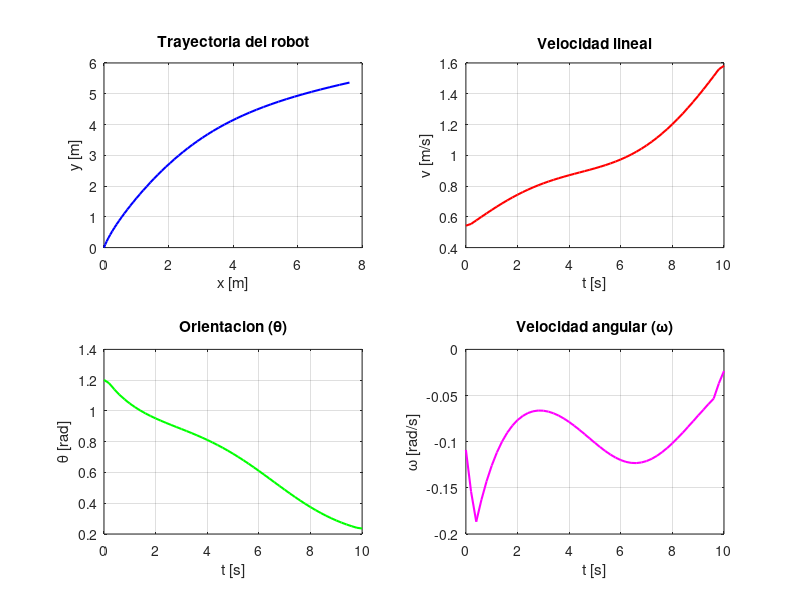

Recreate this plot in MATLAB.
% Cargar los datos del archivo CSV
% El archivo tiene encabezados (t, x, y) en la primera fila,
% se usa csvread y se omite la primera fila (índice 1) y columna 0
tic;

data = csvread('trayectoria_robot.csv', 1, 0);
t = data(:, 1);
x = data(:, 2);
y = data(:, 3);



% Calcular el paso de tiempo h
h = t(2) - t(1);
N = length(t);

% Inicializar vectores para las derivadas
vx = zeros(N, 1);
vy = zeros(N, 1);

% Calcular x_dot e y_dot con diferencias centrales
% Se itera sobre los puntos interiores
for i = 2:N-1
    vx(i) = (x(i+1) - x(i-1)) / (2*h);
    vy(i) = (y(i+1) - y(i-1)) / (2*h);
end

% Aproximación hacia adelante y hacia atrás para los extremos
vx(1) = (x(2) - x(1)) / h;
vy(1) = (y(2) - y(1)) / h;
vx(N) = (x(N) - x(N-1)) / h;
vy(N) = (y(N) - y(N-1)) / h;

% Calcular velocidad lineal (v) y orientación (theta)
v = sqrt(vx.^2 + vy.^2);
theta = atan2(vy, vx);

% Desenvolvimiento angular (unwrap) antes de calcular w para evitar saltos de 2*pi
theta_unwrapped = unwrap(theta);

% Calcular velocidad angular (w) usando diferencias centrales
w = zeros(N, 1);
for i = 2:N-1
    w(i) = (theta_unwrapped(i+1) - theta_unwrapped(i-1)) / (2*h);
end

% Aproximación de los extremos para w
w(1) = (theta_unwrapped(2) - theta_unwrapped(1)) / h;
w(N) = (theta_unwrapped(N) - theta_unwrapped(N-1)) / h;

tiempo_ejecucion = toc;
fprintf('Tiempo de los calculos: %f segundos\n', tiempo_ejecucion);

% Generar las gráficas en una sola ventana de 2x2
figure(1);

% Gráfica de trayectoria (y vs x)
subplot(2,2,1);
plot(x, y, 'b-', 'LineWidth', 1.5);
title('Trayectoria del robot');
xlabel('x [m]'); ylabel('y [m]');
grid on;

% Gráfica de velocidad lineal (v vs t)
subplot(2,2,2);
plot(t, v, 'r-', 'LineWidth', 1.5);
title('Velocidad lineal');
xlabel('t [s]'); ylabel('v [m/s]');
grid on;

% Gráfica de orientación (theta vs t)
subplot(2,2,3);
plot(t, theta_unwrapped, 'g-', 'LineWidth', 1.5);
title('Orientacion (\theta)');
xlabel('t [s]'); ylabel('\theta [rad]');
grid on;

% Gráfica de velocidad angular (w vs t)
subplot(2,2,4);
plot(t, w, 'm-', 'LineWidth', 1.5);
title('Velocidad angular (\omega)');
xlabel('t [s]'); ylabel('\omega [rad/s]');
grid on;
